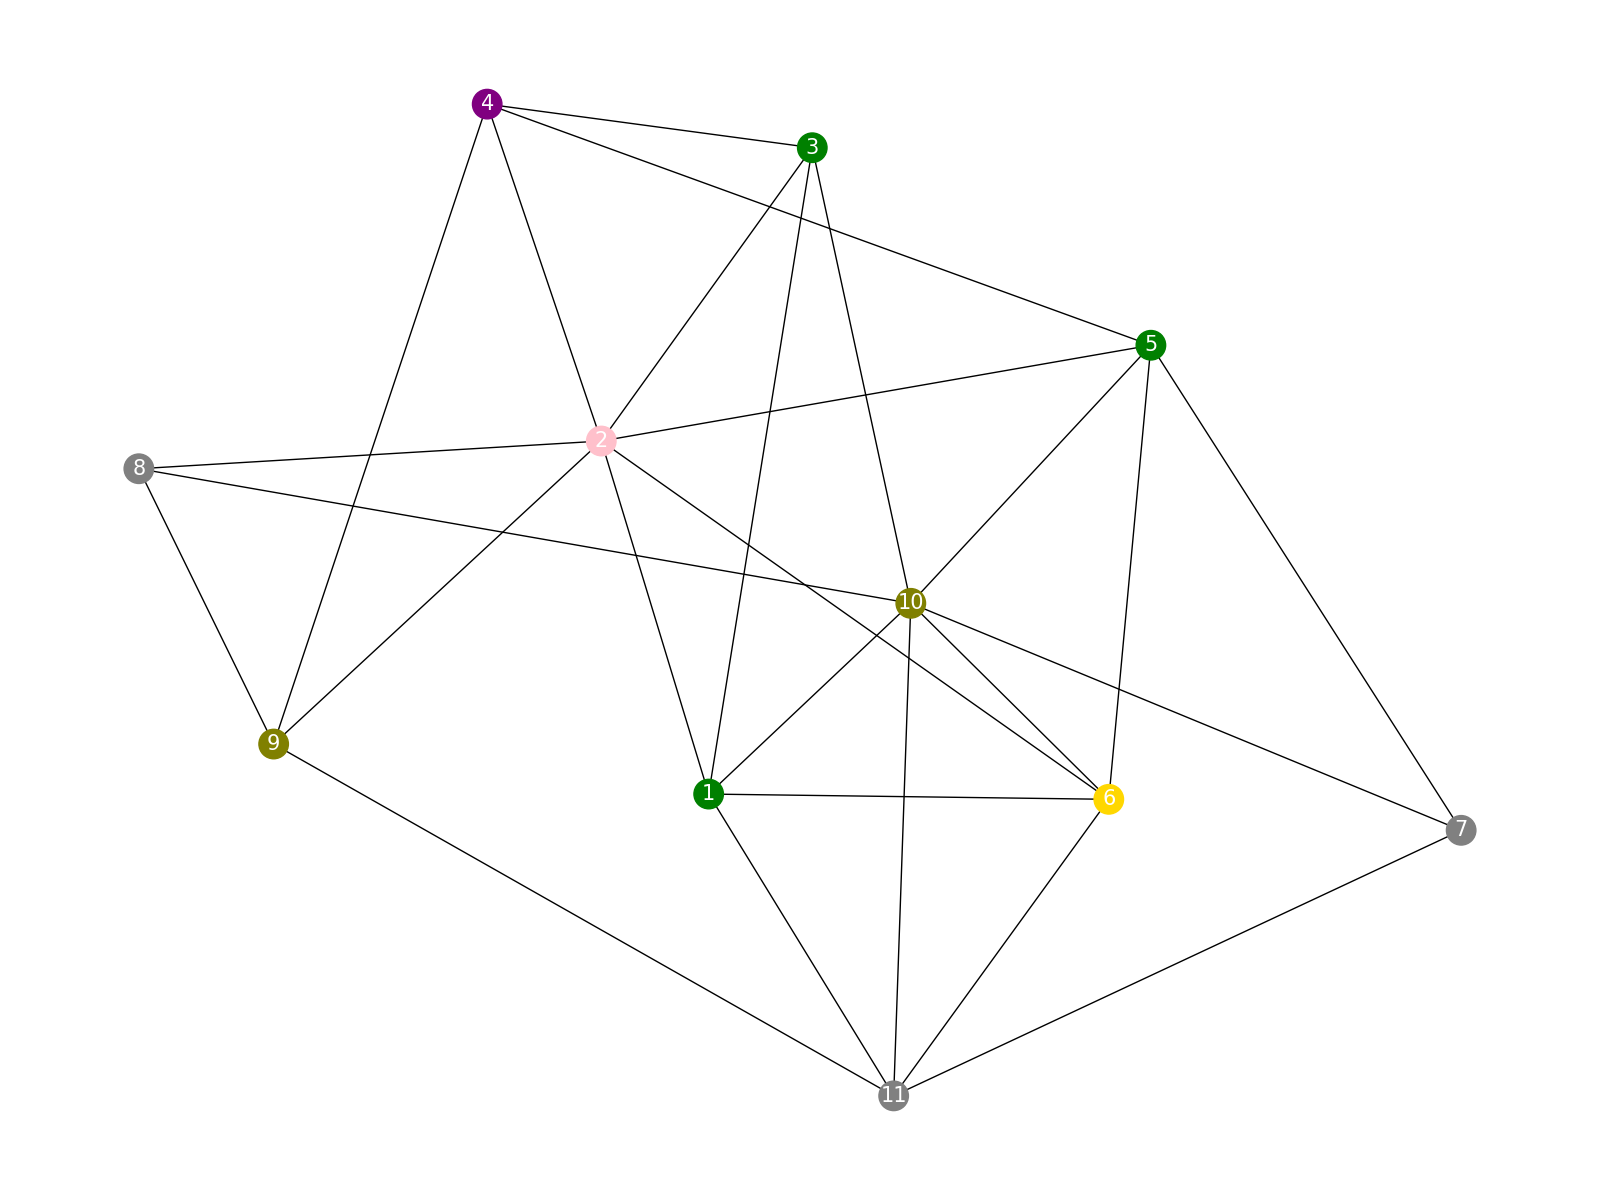

The Python source for this figure:
import networkx as nx
import random
import matplotlib.pyplot as plt
from pyvis.network import Network


class Graph:
    def __init__(self, max_new_edges_ratio=0.5):
        """
        Initialize the graph with the exact structure described in the exercise.
        """
        self.graph = nx.Graph()
        self.colors = {1 : 'Gray', 2: 'Gray', 3: 'Gray', 4: 'Gray'}  # Store node colors
        self.max_new_edges_ratio = max_new_edges_ratio
        # Define the exact initial graph structure
        initial_edges = [(1, 2), (1, 3), (2, 3), (2, 4), (3, 4)]

        # Add nodes and edges to the graph
        for edge in initial_edges:
            self.graph.add_edge(*edge)
#
    def getNodes(self):
        """Returns the list of nodes in the graph."""
        return list(self.graph.nodes)

    def getNeighbors(self, node):
        """Returns a list of neighbors for the given node."""
        if node in self.graph.nodes:
            return list(self.graph.neighbors(node))
        else:
            return "Node not found"

    def getNeighborsColors(self, node):
        """Returns a list of colors for the neighbors of the given node."""
        if node in self.graph.nodes:
            neighbors = self.getNeighbors(node)
            return [self.colors.get(neighbor, "Gray") for neighbor in neighbors]
        else:
            return "Node not found"

    def addNode(self):
        """Adds a new node with random connections, not exceeding 50% of existing edges."""
        print(list(self.graph.nodes))
        new_node = max(self.graph.nodes) + 1 if self.graph.nodes else 1
        self.graph.add_node(new_node)
        self.colors.setdefault(new_node, "Gray")

        existing_nodes = list(self.graph.nodes)
        existing_nodes.remove(new_node)

        total_existing_edges = self.graph.number_of_edges()
        print(total_existing_edges)

        # Determine how many edges the new node should have
        num_edges = random.randint(1 , min(total_existing_edges//2, len(existing_nodes)))
        random_edges = random.sample(existing_nodes, num_edges)

        for node in random_edges:
            self.graph.add_edge(new_node, node)

        new_connections = []
        for node in random_edges:
            self.graph.add_edge(new_node, node)
            new_connections.append((new_node, node))  # Store new connection

        # Print the new connections
        print(f"New node {new_node} added with connections: {new_connections}")

        return new_node

    def colorNode(self, node, color):
        """Assigns a color to a node if it is not already colored."""
        print(node, color)
        self.colors[node] = color

    def getNodeColor(self, node):
        """Returns the color of a specific node."""
        return self.colors.get(node, "Node not found")

    #def isNeighbour(self):


    def visualize(self):
        """Draws the graph using networkx and matplotlib."""
        plt.figure(figsize=(16, 12))
        pos = nx.spring_layout(self.graph)  # Layout for visualization

        node_colors = [self.colors.get(node, 'gray') for node in self.graph.nodes]
        nx.draw(self.graph, pos, with_labels=True, node_color=node_colors, edge_color='black', node_size=450,
                font_size=15, font_color='white')

        plt.savefig("graph.png")  # Save instead of show
        print("Graph visualization saved as 'graph.png'")


    def printEdges(self):
        """Prints the current state of connections as a list of tuples."""
        print(list(self.graph.edges))

    '''def sortNodes(self):
        for node in self.colors:
            if self.colors[node] is not "Gray":
                self.colored_nodes.append(node)
            else:
                self.uncolored_nodes.append(node)'''




'''# Example Usage
g = Graph()



print(g.get_nodes())
g.print_edges()
for i in range (10):
    new_node = g.add_node()
print(g.get_nodes())
g.print_edges()


for node in g.get_nodes():
    color = random.choice(['red', 'blue', 'green', 'yellow', 'purple', 'orange'])
    g.color_node(node,color)
g.visualize()
print(g.colors)'''

